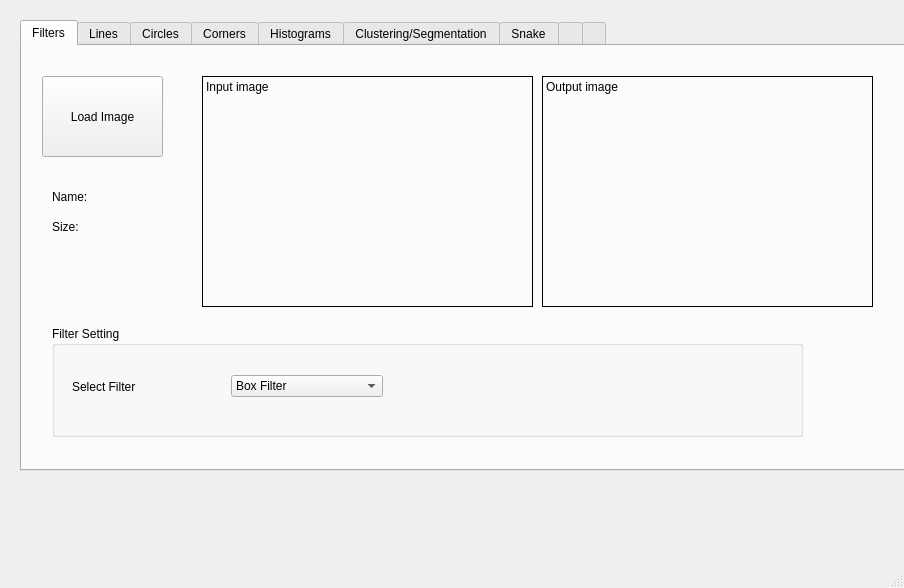
<?xml version="1.0" encoding="UTF-8"?>
<ui version="4.0">
 <class>MainWindow</class>
 <widget class="QMainWindow" name="MainWindow">
  <property name="geometry">
   <rect>
    <x>0</x>
    <y>0</y>
    <width>904</width>
    <height>588</height>
   </rect>
  </property>
  <property name="windowTitle">
   <string>MainWindow</string>
  </property>
  <widget class="QWidget" name="centralwidget">
   <widget class="QWidget" name="gridLayoutWidget">
    <property name="geometry">
     <rect>
      <x>20</x>
      <y>20</y>
      <width>891</width>
      <height>451</height>
     </rect>
    </property>
    <layout class="QGridLayout" name="gridLayout">
     <item row="0" column="0">
      <widget class="QTabWidget" name="tabWidget">
       <property name="enabled">
        <bool>true</bool>
       </property>
       <property name="currentIndex">
        <number>0</number>
       </property>
       <widget class="QWidget" name="tab_filters">
        <attribute name="title">
         <string>Filters</string>
        </attribute>
        <widget class="QLabel" name="label_filters_input">
         <property name="geometry">
          <rect>
           <x>180</x>
           <y>30</y>
           <width>331</width>
           <height>231</height>
          </rect>
         </property>
         <property name="frameShape">
          <enum>QFrame::Box</enum>
         </property>
         <property name="text">
          <string>Input image</string>
         </property>
         <property name="alignment">
          <set>Qt::AlignLeading|Qt::AlignLeft|Qt::AlignTop</set>
         </property>
        </widget>
        <widget class="QLabel" name="label_filters_output">
         <property name="geometry">
          <rect>
           <x>520</x>
           <y>30</y>
           <width>331</width>
           <height>231</height>
          </rect>
         </property>
         <property name="frameShape">
          <enum>QFrame::Box</enum>
         </property>
         <property name="text">
          <string>Output image</string>
         </property>
         <property name="textFormat">
          <enum>Qt::PlainText</enum>
         </property>
         <property name="alignment">
          <set>Qt::AlignLeading|Qt::AlignLeft|Qt::AlignTop</set>
         </property>
        </widget>
        <widget class="QPushButton" name="pushButton_filters_load">
         <property name="geometry">
          <rect>
           <x>20</x>
           <y>30</y>
           <width>121</width>
           <height>81</height>
          </rect>
         </property>
         <property name="text">
          <string>Load Image</string>
         </property>
        </widget>
        <widget class="QLabel" name="label">
         <property name="geometry">
          <rect>
           <x>30</x>
           <y>140</y>
           <width>71</width>
           <height>21</height>
          </rect>
         </property>
         <property name="text">
          <string>Name:</string>
         </property>
        </widget>
        <widget class="QLabel" name="label_2">
         <property name="geometry">
          <rect>
           <x>30</x>
           <y>170</y>
           <width>71</width>
           <height>21</height>
          </rect>
         </property>
         <property name="text">
          <string>Size:</string>
         </property>
        </widget>
        <widget class="QGroupBox" name="groupBox">
         <property name="geometry">
          <rect>
           <x>30</x>
           <y>280</y>
           <width>751</width>
           <height>111</height>
          </rect>
         </property>
         <property name="title">
          <string>Filter Setting</string>
         </property>
         <widget class="QWidget" name="horizontalLayoutWidget">
          <property name="geometry">
           <rect>
            <x>20</x>
            <y>40</y>
            <width>311</width>
            <height>41</height>
           </rect>
          </property>
          <layout class="QHBoxLayout" name="horizontalLayout">
           <item>
            <widget class="QLabel" name="label_3">
             <property name="text">
              <string>Select Filter</string>
             </property>
            </widget>
           </item>
           <item>
            <widget class="QComboBox" name="comboBox">
             <item>
              <property name="text">
               <string>Box Filter</string>
              </property>
             </item>
             <item>
              <property name="text">
               <string>LPF</string>
              </property>
             </item>
             <item>
              <property name="text">
               <string>Sharpening Filter</string>
              </property>
             </item>
             <item>
              <property name="text">
               <string>LOG</string>
              </property>
             </item>
             <item>
              <property name="text">
               <string>DOG</string>
              </property>
             </item>
             <item>
              <property name="text">
               <string>Gaussian Filter</string>
              </property>
             </item>
             <item>
              <property name="text">
               <string>Median Filter</string>
              </property>
             </item>
             <item>
              <property name="text">
               <string>HPF</string>
              </property>
             </item>
             <item>
              <property name="text">
               <string>Sobel edge detection</string>
              </property>
             </item>
             <item>
              <property name="text">
               <string>Fourier Transform</string>
              </property>
             </item>
            </widget>
           </item>
          </layout>
         </widget>
        </widget>
       </widget>
       <widget class="QWidget" name="tab_lines">
        <attribute name="title">
         <string>Lines</string>
        </attribute>
        <widget class="QLabel" name="label_lines_input">
         <property name="geometry">
          <rect>
           <x>150</x>
           <y>30</y>
           <width>241</width>
           <height>171</height>
          </rect>
         </property>
         <property name="frameShape">
          <enum>QFrame::Box</enum>
         </property>
         <property name="text">
          <string>Input image</string>
         </property>
         <property name="alignment">
          <set>Qt::AlignLeading|Qt::AlignLeft|Qt::AlignTop</set>
         </property>
        </widget>
        <widget class="QLabel" name="label_4">
         <property name="geometry">
          <rect>
           <x>30</x>
           <y>140</y>
           <width>71</width>
           <height>21</height>
          </rect>
         </property>
         <property name="text">
          <string>Name:</string>
         </property>
        </widget>
        <widget class="QLabel" name="label_5">
         <property name="geometry">
          <rect>
           <x>30</x>
           <y>170</y>
           <width>71</width>
           <height>21</height>
          </rect>
         </property>
         <property name="text">
          <string>Size:</string>
         </property>
        </widget>
        <widget class="QPushButton" name="pushButton_lines_load">
         <property name="geometry">
          <rect>
           <x>20</x>
           <y>30</y>
           <width>121</width>
           <height>81</height>
          </rect>
         </property>
         <property name="text">
          <string>Load Image</string>
         </property>
        </widget>
        <widget class="QLabel" name="label_lines_hough">
         <property name="geometry">
          <rect>
           <x>150</x>
           <y>210</y>
           <width>561</width>
           <height>191</height>
          </rect>
         </property>
         <property name="frameShape">
          <enum>QFrame::Box</enum>
         </property>
         <property name="text">
          <string>Hough Space</string>
         </property>
         <property name="textFormat">
          <enum>Qt::PlainText</enum>
         </property>
         <property name="alignment">
          <set>Qt::AlignLeading|Qt::AlignLeft|Qt::AlignTop</set>
         </property>
        </widget>
        <widget class="QLabel" name="label_lines_input_2">
         <property name="geometry">
          <rect>
           <x>450</x>
           <y>30</y>
           <width>261</width>
           <height>171</height>
          </rect>
         </property>
         <property name="frameShape">
          <enum>QFrame::Box</enum>
         </property>
         <property name="text">
          <string>Image with significant lines</string>
         </property>
         <property name="alignment">
          <set>Qt::AlignLeading|Qt::AlignLeft|Qt::AlignTop</set>
         </property>
        </widget>
       </widget>
       <widget class="QWidget" name="tab_circles">
        <property name="enabled">
         <bool>true</bool>
        </property>
        <attribute name="title">
         <string>Circles</string>
        </attribute>
        <widget class="QPushButton" name="pushButton_circles_load">
         <property name="geometry">
          <rect>
           <x>50</x>
           <y>30</y>
           <width>121</width>
           <height>81</height>
          </rect>
         </property>
         <property name="text">
          <string>Load Image</string>
         </property>
        </widget>
        <widget class="QLabel" name="label_circles_input">
         <property name="geometry">
          <rect>
           <x>180</x>
           <y>30</y>
           <width>241</width>
           <height>171</height>
          </rect>
         </property>
         <property name="frameShape">
          <enum>QFrame::Box</enum>
         </property>
         <property name="text">
          <string>Input image</string>
         </property>
         <property name="alignment">
          <set>Qt::AlignLeading|Qt::AlignLeft|Qt::AlignTop</set>
         </property>
        </widget>
        <widget class="QLabel" name="label_circles_hough">
         <property name="geometry">
          <rect>
           <x>180</x>
           <y>210</y>
           <width>561</width>
           <height>191</height>
          </rect>
         </property>
         <property name="frameShape">
          <enum>QFrame::Box</enum>
         </property>
         <property name="text">
          <string>Hough Space</string>
         </property>
         <property name="textFormat">
          <enum>Qt::PlainText</enum>
         </property>
         <property name="alignment">
          <set>Qt::AlignLeading|Qt::AlignLeft|Qt::AlignTop</set>
         </property>
        </widget>
        <widget class="QLabel" name="label_6">
         <property name="geometry">
          <rect>
           <x>60</x>
           <y>140</y>
           <width>71</width>
           <height>21</height>
          </rect>
         </property>
         <property name="text">
          <string>Name:</string>
         </property>
        </widget>
        <widget class="QLabel" name="label_7">
         <property name="geometry">
          <rect>
           <x>60</x>
           <y>170</y>
           <width>71</width>
           <height>21</height>
          </rect>
         </property>
         <property name="text">
          <string>Size:</string>
         </property>
        </widget>
        <widget class="QLabel" name="label_circles_output">
         <property name="geometry">
          <rect>
           <x>480</x>
           <y>30</y>
           <width>261</width>
           <height>171</height>
          </rect>
         </property>
         <property name="frameShape">
          <enum>QFrame::Box</enum>
         </property>
         <property name="text">
          <string>Image with significant lines</string>
         </property>
         <property name="alignment">
          <set>Qt::AlignLeading|Qt::AlignLeft|Qt::AlignTop</set>
         </property>
        </widget>
       </widget>
       <widget class="QWidget" name="tab_corners">
        <attribute name="title">
         <string>Corners</string>
        </attribute>
        <widget class="QPushButton" name="pushButton_corners_load">
         <property name="geometry">
          <rect>
           <x>30</x>
           <y>30</y>
           <width>121</width>
           <height>81</height>
          </rect>
         </property>
         <property name="text">
          <string>Load Image</string>
         </property>
        </widget>
        <widget class="QLabel" name="label_corners_input">
         <property name="geometry">
          <rect>
           <x>260</x>
           <y>10</y>
           <width>401</width>
           <height>191</height>
          </rect>
         </property>
         <property name="frameShape">
          <enum>QFrame::Box</enum>
         </property>
         <property name="text">
          <string>Input Image</string>
         </property>
         <property name="alignment">
          <set>Qt::AlignLeading|Qt::AlignLeft|Qt::AlignTop</set>
         </property>
        </widget>
        <widget class="QLabel" name="label_8">
         <property name="geometry">
          <rect>
           <x>40</x>
           <y>140</y>
           <width>71</width>
           <height>21</height>
          </rect>
         </property>
         <property name="text">
          <string>Name:</string>
         </property>
        </widget>
        <widget class="QLabel" name="label_9">
         <property name="geometry">
          <rect>
           <x>40</x>
           <y>170</y>
           <width>71</width>
           <height>21</height>
          </rect>
         </property>
         <property name="text">
          <string>Size:</string>
         </property>
        </widget>
        <widget class="QLabel" name="label_corners_corners_output">
         <property name="geometry">
          <rect>
           <x>260</x>
           <y>210</y>
           <width>401</width>
           <height>201</height>
          </rect>
         </property>
         <property name="frameShape">
          <enum>QFrame::Box</enum>
         </property>
         <property name="text">
          <string>Corner Image</string>
         </property>
         <property name="alignment">
          <set>Qt::AlignLeading|Qt::AlignLeft|Qt::AlignTop</set>
         </property>
        </widget>
        <widget class="QGroupBox" name="groupBox_3">
         <property name="geometry">
          <rect>
           <x>10</x>
           <y>210</y>
           <width>201</width>
           <height>141</height>
          </rect>
         </property>
         <property name="title">
          <string>Additional Parameters</string>
         </property>
         <widget class="QLabel" name="label_12">
          <property name="geometry">
           <rect>
            <x>10</x>
            <y>20</y>
            <width>47</width>
            <height>13</height>
           </rect>
          </property>
          <property name="text">
           <string>Window: </string>
          </property>
         </widget>
         <widget class="QLabel" name="label_13">
          <property name="geometry">
           <rect>
            <x>10</x>
            <y>50</y>
            <width>47</width>
            <height>13</height>
           </rect>
          </property>
          <property name="text">
           <string>Std:</string>
          </property>
         </widget>
         <widget class="QLabel" name="label_14">
          <property name="geometry">
           <rect>
            <x>10</x>
            <y>80</y>
            <width>47</width>
            <height>13</height>
           </rect>
          </property>
          <property name="text">
           <string>K:</string>
          </property>
         </widget>
         <widget class="QLabel" name="label_15">
          <property name="geometry">
           <rect>
            <x>10</x>
            <y>110</y>
            <width>47</width>
            <height>13</height>
           </rect>
          </property>
          <property name="text">
           <string>Ratio: </string>
          </property>
         </widget>
         <widget class="QLineEdit" name="lineEdit">
          <property name="geometry">
           <rect>
            <x>70</x>
            <y>20</y>
            <width>113</width>
            <height>20</height>
           </rect>
          </property>
         </widget>
         <widget class="QLineEdit" name="lineEdit_2">
          <property name="geometry">
           <rect>
            <x>70</x>
            <y>50</y>
            <width>113</width>
            <height>20</height>
           </rect>
          </property>
         </widget>
         <widget class="QLineEdit" name="lineEdit_3">
          <property name="geometry">
           <rect>
            <x>70</x>
            <y>80</y>
            <width>113</width>
            <height>20</height>
           </rect>
          </property>
         </widget>
         <widget class="QLineEdit" name="lineEdit_4">
          <property name="geometry">
           <rect>
            <x>70</x>
            <y>110</y>
            <width>113</width>
            <height>20</height>
           </rect>
          </property>
         </widget>
        </widget>
       </widget>
       <widget class="QWidget" name="tab_histograms">
        <attribute name="title">
         <string>Histograms</string>
        </attribute>
        <widget class="QLabel" name="label_histograms_houtput">
         <property name="geometry">
          <rect>
           <x>520</x>
           <y>200</y>
           <width>261</width>
           <height>191</height>
          </rect>
         </property>
         <property name="frameShape">
          <enum>QFrame::Box</enum>
         </property>
         <property name="text">
          <string>Output Histogram</string>
         </property>
         <property name="textFormat">
          <enum>Qt::PlainText</enum>
         </property>
         <property name="alignment">
          <set>Qt::AlignLeading|Qt::AlignLeft|Qt::AlignTop</set>
         </property>
        </widget>
        <widget class="QPushButton" name="pushButton_histograms_load">
         <property name="geometry">
          <rect>
           <x>40</x>
           <y>20</y>
           <width>121</width>
           <height>81</height>
          </rect>
         </property>
         <property name="text">
          <string>Load image</string>
         </property>
        </widget>
        <widget class="QLabel" name="label_histograms_input">
         <property name="geometry">
          <rect>
           <x>270</x>
           <y>20</y>
           <width>241</width>
           <height>171</height>
          </rect>
         </property>
         <property name="frameShape">
          <enum>QFrame::Box</enum>
         </property>
         <property name="text">
          <string>Input image</string>
         </property>
         <property name="alignment">
          <set>Qt::AlignLeading|Qt::AlignLeft|Qt::AlignTop</set>
         </property>
        </widget>
        <widget class="QLabel" name="label_histograms_output">
         <property name="geometry">
          <rect>
           <x>520</x>
           <y>20</y>
           <width>261</width>
           <height>171</height>
          </rect>
         </property>
         <property name="frameShape">
          <enum>QFrame::Box</enum>
         </property>
         <property name="text">
          <string>Output image</string>
         </property>
         <property name="alignment">
          <set>Qt::AlignLeading|Qt::AlignLeft|Qt::AlignTop</set>
         </property>
        </widget>
        <widget class="QLabel" name="label_10">
         <property name="geometry">
          <rect>
           <x>50</x>
           <y>160</y>
           <width>71</width>
           <height>21</height>
          </rect>
         </property>
         <property name="text">
          <string>Size:</string>
         </property>
        </widget>
        <widget class="QLabel" name="label_11">
         <property name="geometry">
          <rect>
           <x>50</x>
           <y>130</y>
           <width>71</width>
           <height>21</height>
          </rect>
         </property>
         <property name="text">
          <string>Name:</string>
         </property>
        </widget>
        <widget class="QLabel" name="label_histograms_hinput">
         <property name="geometry">
          <rect>
           <x>270</x>
           <y>200</y>
           <width>241</width>
           <height>191</height>
          </rect>
         </property>
         <property name="frameShape">
          <enum>QFrame::Box</enum>
         </property>
         <property name="text">
          <string>Input Histogram</string>
         </property>
         <property name="textFormat">
          <enum>Qt::PlainText</enum>
         </property>
         <property name="alignment">
          <set>Qt::AlignLeading|Qt::AlignLeft|Qt::AlignTop</set>
         </property>
        </widget>
        <widget class="QRadioButton" name="radioButton">
         <property name="geometry">
          <rect>
           <x>20</x>
           <y>220</y>
           <width>112</width>
           <height>23</height>
          </rect>
         </property>
         <property name="text">
          <string>Equalization</string>
         </property>
        </widget>
        <widget class="QRadioButton" name="radioButton_2">
         <property name="geometry">
          <rect>
           <x>130</x>
           <y>220</y>
           <width>112</width>
           <height>23</height>
          </rect>
         </property>
         <property name="text">
          <string>Matching</string>
         </property>
        </widget>
        <widget class="QPushButton" name="pushButton_histograms_load_target">
         <property name="geometry">
          <rect>
           <x>30</x>
           <y>280</y>
           <width>161</width>
           <height>71</height>
          </rect>
         </property>
         <property name="text">
          <string>Load target image</string>
         </property>
        </widget>
       </widget>
       <widget class="QWidget" name="tab_face_detection">
        <attribute name="title">
         <string>Clustering/Segmentation</string>
        </attribute>
        <widget class="QGroupBox" name="groupBox_5">
         <property name="geometry">
          <rect>
           <x>30</x>
           <y>320</y>
           <width>751</width>
           <height>111</height>
          </rect>
         </property>
         <property name="title">
          <string>Segmentation Setting</string>
         </property>
         <widget class="QWidget" name="horizontalLayoutWidget_2">
          <property name="geometry">
           <rect>
            <x>20</x>
            <y>40</y>
            <width>311</width>
            <height>41</height>
           </rect>
          </property>
          <layout class="QHBoxLayout" name="horizontalLayout_2">
           <item>
            <widget class="QLabel" name="label_22">
             <property name="text">
              <string>Select segmentation method</string>
             </property>
            </widget>
           </item>
           <item>
            <widget class="QComboBox" name="comboBox_2">
             <item>
              <property name="text">
               <string>Kmeans</string>
              </property>
             </item>
             <item>
              <property name="text">
               <string>Mean Shift</string>
              </property>
             </item>
             <item>
              <property name="text">
               <string>Region Growing</string>
              </property>
             </item>
            </widget>
           </item>
          </layout>
         </widget>
         <widget class="QGroupBox" name="groupBox_6">
          <property name="geometry">
           <rect>
            <x>380</x>
            <y>10</y>
            <width>311</width>
            <height>101</height>
           </rect>
          </property>
          <property name="title">
           <string>Additional Parameters</string>
          </property>
          <widget class="QLabel" name="label_23">
           <property name="geometry">
            <rect>
             <x>30</x>
             <y>20</y>
             <width>111</width>
             <height>20</height>
            </rect>
           </property>
           <property name="text">
            <string># of Clusters (k)</string>
           </property>
          </widget>
          <widget class="QLabel" name="label_24">
           <property name="geometry">
            <rect>
             <x>30</x>
             <y>40</y>
             <width>101</width>
             <height>20</height>
            </rect>
           </property>
           <property name="text">
            <string># of Iterations</string>
           </property>
          </widget>
          <widget class="QLineEdit" name="lineEdit_11">
           <property name="geometry">
            <rect>
             <x>170</x>
             <y>20</y>
             <width>113</width>
             <height>20</height>
            </rect>
           </property>
          </widget>
          <widget class="QLineEdit" name="lineEdit_12">
           <property name="geometry">
            <rect>
             <x>170</x>
             <y>40</y>
             <width>113</width>
             <height>20</height>
            </rect>
           </property>
          </widget>
          <widget class="QLabel" name="label_27">
           <property name="geometry">
            <rect>
             <x>30</x>
             <y>60</y>
             <width>101</width>
             <height>20</height>
            </rect>
           </property>
           <property name="text">
            <string>Dim of Feature space</string>
           </property>
          </widget>
          <widget class="QLineEdit" name="lineEdit_13">
           <property name="geometry">
            <rect>
             <x>170</x>
             <y>60</y>
             <width>113</width>
             <height>20</height>
            </rect>
           </property>
          </widget>
         </widget>
        </widget>
        <widget class="QLabel" name="label_segmentation_input_2">
         <property name="geometry">
          <rect>
           <x>190</x>
           <y>30</y>
           <width>331</width>
           <height>231</height>
          </rect>
         </property>
         <property name="frameShape">
          <enum>QFrame::Box</enum>
         </property>
         <property name="text">
          <string>Input image</string>
         </property>
         <property name="alignment">
          <set>Qt::AlignLeading|Qt::AlignLeft|Qt::AlignTop</set>
         </property>
        </widget>
        <widget class="QLabel" name="label_segmentation_output_2">
         <property name="geometry">
          <rect>
           <x>530</x>
           <y>30</y>
           <width>331</width>
           <height>231</height>
          </rect>
         </property>
         <property name="frameShape">
          <enum>QFrame::Box</enum>
         </property>
         <property name="text">
          <string>Output image</string>
         </property>
         <property name="textFormat">
          <enum>Qt::PlainText</enum>
         </property>
         <property name="alignment">
          <set>Qt::AlignLeading|Qt::AlignLeft|Qt::AlignTop</set>
         </property>
        </widget>
        <widget class="QLabel" name="label_25">
         <property name="geometry">
          <rect>
           <x>40</x>
           <y>170</y>
           <width>71</width>
           <height>21</height>
          </rect>
         </property>
         <property name="text">
          <string>Size:</string>
         </property>
        </widget>
        <widget class="QPushButton" name="pushButton_segment_load_2">
         <property name="geometry">
          <rect>
           <x>30</x>
           <y>30</y>
           <width>121</width>
           <height>81</height>
          </rect>
         </property>
         <property name="text">
          <string>Load Image</string>
         </property>
        </widget>
        <widget class="QLabel" name="label_26">
         <property name="geometry">
          <rect>
           <x>40</x>
           <y>140</y>
           <width>71</width>
           <height>21</height>
          </rect>
         </property>
         <property name="text">
          <string>Name:</string>
         </property>
        </widget>
        <widget class="QPushButton" name="pushButton_segment">
         <property name="geometry">
          <rect>
           <x>790</x>
           <y>340</y>
           <width>81</width>
           <height>61</height>
          </rect>
         </property>
         <property name="text">
          <string>Apply</string>
         </property>
        </widget>
       </widget>
       <widget class="QWidget" name="tab_SIFT">
        <attribute name="title">
         <string>Snake</string>
        </attribute>
        <widget class="QLabel" name="label_snake">
         <property name="geometry">
          <rect>
           <x>220</x>
           <y>20</y>
           <width>401</width>
           <height>291</height>
          </rect>
         </property>
         <property name="frameShape">
          <enum>QFrame::Box</enum>
         </property>
         <property name="text">
          <string>Input image</string>
         </property>
         <property name="alignment">
          <set>Qt::AlignLeading|Qt::AlignLeft|Qt::AlignTop</set>
         </property>
        </widget>
        <widget class="QPushButton" name="pushButton_snake_load">
         <property name="geometry">
          <rect>
           <x>20</x>
           <y>20</y>
           <width>121</width>
           <height>81</height>
          </rect>
         </property>
         <property name="text">
          <string>Load Image</string>
         </property>
        </widget>
        <widget class="QPushButton" name="pushButton_snake_start">
         <property name="geometry">
          <rect>
           <x>20</x>
           <y>110</y>
           <width>121</width>
           <height>81</height>
          </rect>
         </property>
         <property name="text">
          <string>Start</string>
         </property>
        </widget>
        <widget class="QGroupBox" name="groupBox_4">
         <property name="geometry">
          <rect>
           <x>220</x>
           <y>320</y>
           <width>401</width>
           <height>51</height>
          </rect>
         </property>
         <property name="title">
          <string>Additional Parameters</string>
         </property>
         <widget class="QLabel" name="label_18">
          <property name="geometry">
           <rect>
            <x>10</x>
            <y>20</y>
            <width>47</width>
            <height>13</height>
           </rect>
          </property>
          <property name="text">
           <string>alpha</string>
          </property>
         </widget>
         <widget class="QLabel" name="label_19">
          <property name="geometry">
           <rect>
            <x>140</x>
            <y>20</y>
            <width>47</width>
            <height>13</height>
           </rect>
          </property>
          <property name="text">
           <string>Beta</string>
          </property>
         </widget>
         <widget class="QLineEdit" name="lineEdit_7">
          <property name="geometry">
           <rect>
            <x>50</x>
            <y>20</y>
            <width>71</width>
            <height>20</height>
           </rect>
          </property>
         </widget>
         <widget class="QLineEdit" name="lineEdit_8">
          <property name="geometry">
           <rect>
            <x>170</x>
            <y>20</y>
            <width>71</width>
            <height>20</height>
           </rect>
          </property>
         </widget>
         <widget class="QLabel" name="label_20">
          <property name="geometry">
           <rect>
            <x>250</x>
            <y>20</y>
            <width>47</width>
            <height>13</height>
           </rect>
          </property>
          <property name="text">
           <string>Gamma</string>
          </property>
         </widget>
         <widget class="QLineEdit" name="lineEdit_9">
          <property name="geometry">
           <rect>
            <x>300</x>
            <y>20</y>
            <width>71</width>
            <height>20</height>
           </rect>
          </property>
         </widget>
        </widget>
       </widget>
       <widget class="QWidget" name="tab_segmentation">
        <attribute name="title">
         <string/>
        </attribute>
       </widget>
       <widget class="QWidget" name="widget">
        <attribute name="title">
         <string/>
        </attribute>
       </widget>
      </widget>
     </item>
    </layout>
   </widget>
  </widget>
  <widget class="QMenuBar" name="menubar">
   <property name="geometry">
    <rect>
     <x>0</x>
     <y>0</y>
     <width>904</width>
     <height>21</height>
    </rect>
   </property>
  </widget>
  <widget class="QStatusBar" name="statusbar"/>
 </widget>
 <resources/>
 <connections/>
</ui>
